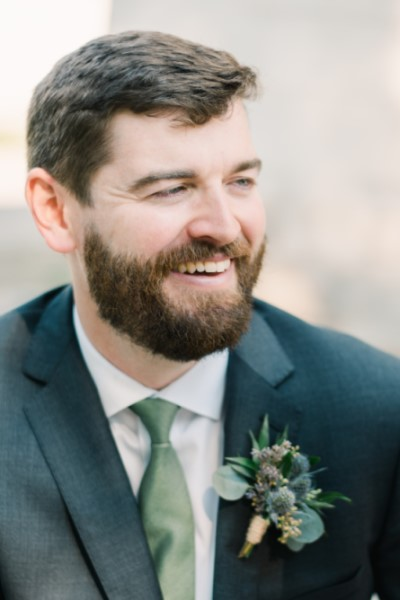
#> input picture PLURAL_SIGHT/mining-data-from-images/justin.jpg, 400 x 600 px
$ jupyter execute 'Similarity of Images.ipynb'
#> lines starting #> are read from the running program, lines starting #| are printed output that depends on the picture; long printed decimals are rounded
## Comparing Images Using Subtract

[cell 1]
# Import required libraries
import cv2
import numpy as np
from matplotlib import pyplot as plt

[cell 2]
# Load images to compare
img1 = cv2.imread('justin.jpg')
#> img1 is the input picture: shape (600, 400, 3); mean B, G, R 133.8, 138.4, 137.2
img2 = cv2.imread('justin.jpg')
img3 = cv2.imread('justin_bluetriangle.jpg')
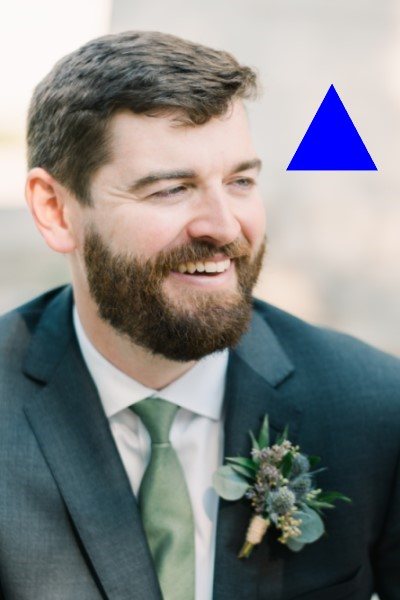
#> input picture PLURAL_SIGHT/mining-data-from-images/justin_bluetriangle.jpg, 400 x 600 px
#> img3 is the input picture: shape (600, 400, 3); mean B, G, R 134.4, 134.6, 133.4
img4 = cv2.imread('justin_2.jpg')
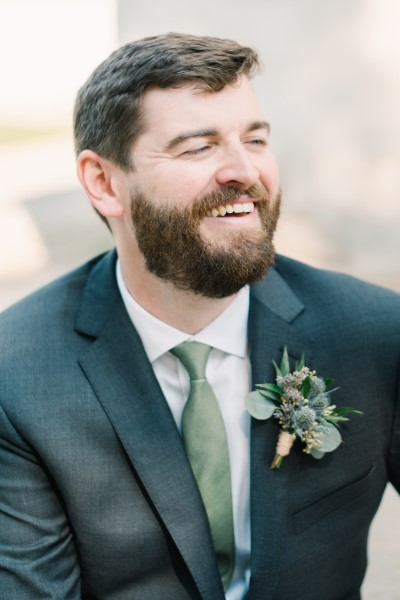
#> input picture PLURAL_SIGHT/mining-data-from-images/justin_2.jpg, 400 x 600 px
#> img4 is the input picture: shape (600, 400, 3); mean B, G, R 136.1, 138.3, 134
img5 = cv2.imread('dog.jpg')
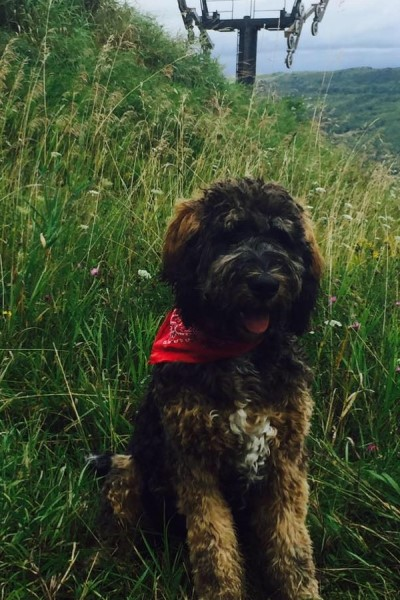
#> input picture PLURAL_SIGHT/mining-data-from-images/dog.jpg, 400 x 600 px
#> img5 is the input picture: shape (600, 400, 3); mean B, G, R 53.3, 76.2, 65.3

[cell 3]
# Compare each image to the original using subtract
diff_12 = cv2.subtract(img1,img2)
#> diff_12: shape (600, 400, 3); every value is 0
diff_13 = cv2.subtract(img1,img3)
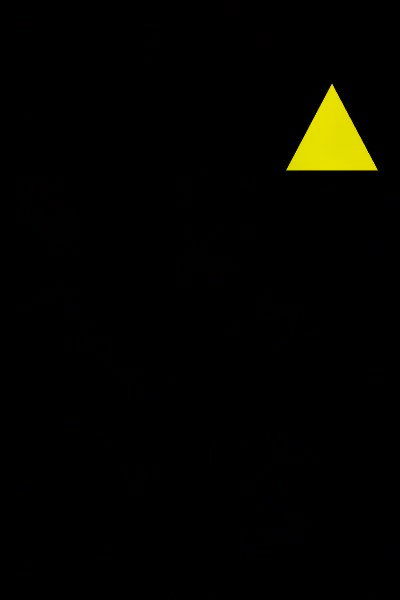
#> diff_13: shape (600, 400, 3); mean B, G, R 0.1, 3.8, 3.9
diff_14 = cv2.subtract(img1,img4)
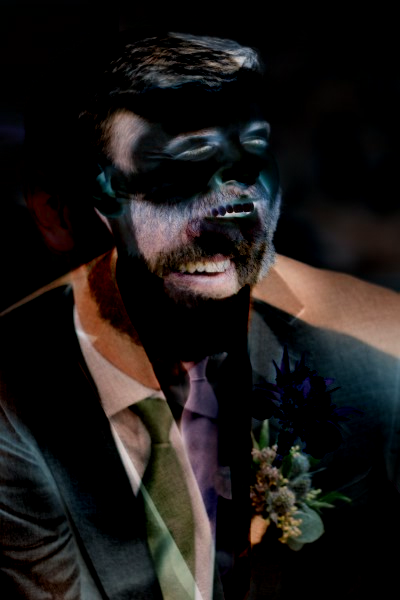
#> diff_14: shape (600, 400, 3); mean B, G, R 24, 25.3, 28.7
diff_15 = cv2.subtract(img1,img5)
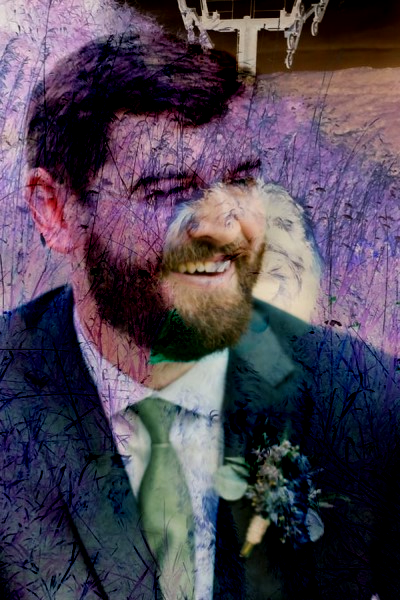
#> diff_15: shape (600, 400, 3); mean B, G, R 83.5, 68.6, 79

[cell 4]
# Sum all elements of the diff array to get a number representing how similar or different
print(np.sum(diff_12))    # exact same image, difference should be 0
#| 0
print(np.sum(diff_13))    # exact same image with blue traingle, difference should be small
#| 1849808
print(np.sum(diff_14))    # different but similar image, difference should be larger
#| 18708589
print(np.sum(diff_15))    # completely different image of a dog, difference should be largest
#| 55465141

[cell 5]
# Find max difference to give more insight into numbers
total_pixel_value_count = 600*400*3*255
print(total_pixel_value_count)

[cell 6]
# Can now convert values into '% of similarity' by dividing by max difference for more insight
print((total_pixel_value_count - np.sum(diff_12))/total_pixel_value_count*100)
#| 100.0
print((total_pixel_value_count - np.sum(diff_13))/total_pixel_value_count*100)
#| 98.992
print((total_pixel_value_count - np.sum(diff_14))/total_pixel_value_count*100)
#| 89.810
print((total_pixel_value_count - np.sum(diff_15))/total_pixel_value_count*100)
#| 69.790

[cell 7]
# Show images of difference to get a better idea of whats going on here
cv2.imshow('My Image',diff_15)
cv2.waitKey(0)
cv2.destroyAllWindows()

# Important to note that for this method, all thats being used is the individual pixel colors!
# That means if we have two dark images, they might seem similar regardless of the image
# just because they are both dark!

## Comparing Images Using Histogram Comparison

[cell 8]
# Calculate the histograms using calcHist, channel is [0]=Blue in this case but could do for each channel BGR
img1_hist = cv2.calcHist([img1],[0],None,[256],[0,256])
#> img1_hist = 256 values, max 6226 at index 217, min 0 at index 252, mean 937.5
img2_hist = cv2.calcHist([img2],[0],None,[256],[0,256])
#> img2_hist has the same summary as img1_hist
img3_hist = cv2.calcHist([img3],[0],None,[256],[0,256])
#> img3_hist = 256 values, max 6192 at index 248, min 7 at index 1, mean 937.5
img4_hist = cv2.calcHist([img4],[0],None,[256],[0,256])
#> img4_hist = 256 values, max 8379 at index 248, min 0 at index 253, mean 937.5
img5_hist = cv2.calcHist([img5],[0],None,[256],[0,256])
#> img5_hist = 256 values, max 6201 at index 23, min 0 at index 249, mean 937.5

[cell 9]
# Plot one of the histograms to help visualize
plt.plot(img1_hist)
plt.show()
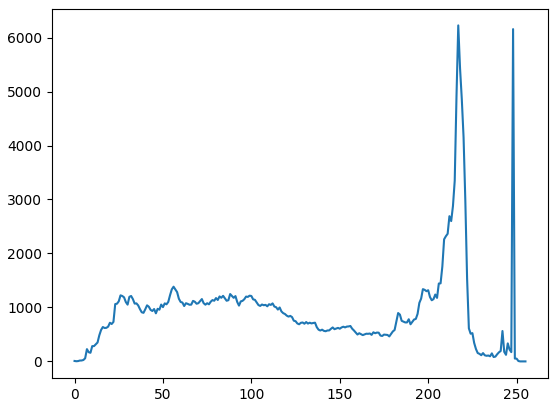
#> figure drawn by matplotlib, 1 panel; curve peaks at x = 217, y = 6226

[cell 10]
# Calculate correlation values using compareHist()
img1_img2 = cv2.compareHist(img1_hist, img2_hist, 0)
#> img1_img2 = 1
img1_img3 = cv2.compareHist(img1_hist, img3_hist, 0)
#> img1_img3 = 0.975
img1_img4 = cv2.compareHist(img1_hist, img4_hist, 0)
#> img1_img4 = 0.846
img1_img5 = cv2.compareHist(img1_hist, img5_hist, 0)
#> img1_img5 = 0.0233

[cell 11]
# Print out correlation values to show similarities / differences
print(img1_img2)
#| 1.0
print(img1_img3)
#| 0.975
print(img1_img4)
#| 0.8456
print(img1_img5)
#| 0.02331
